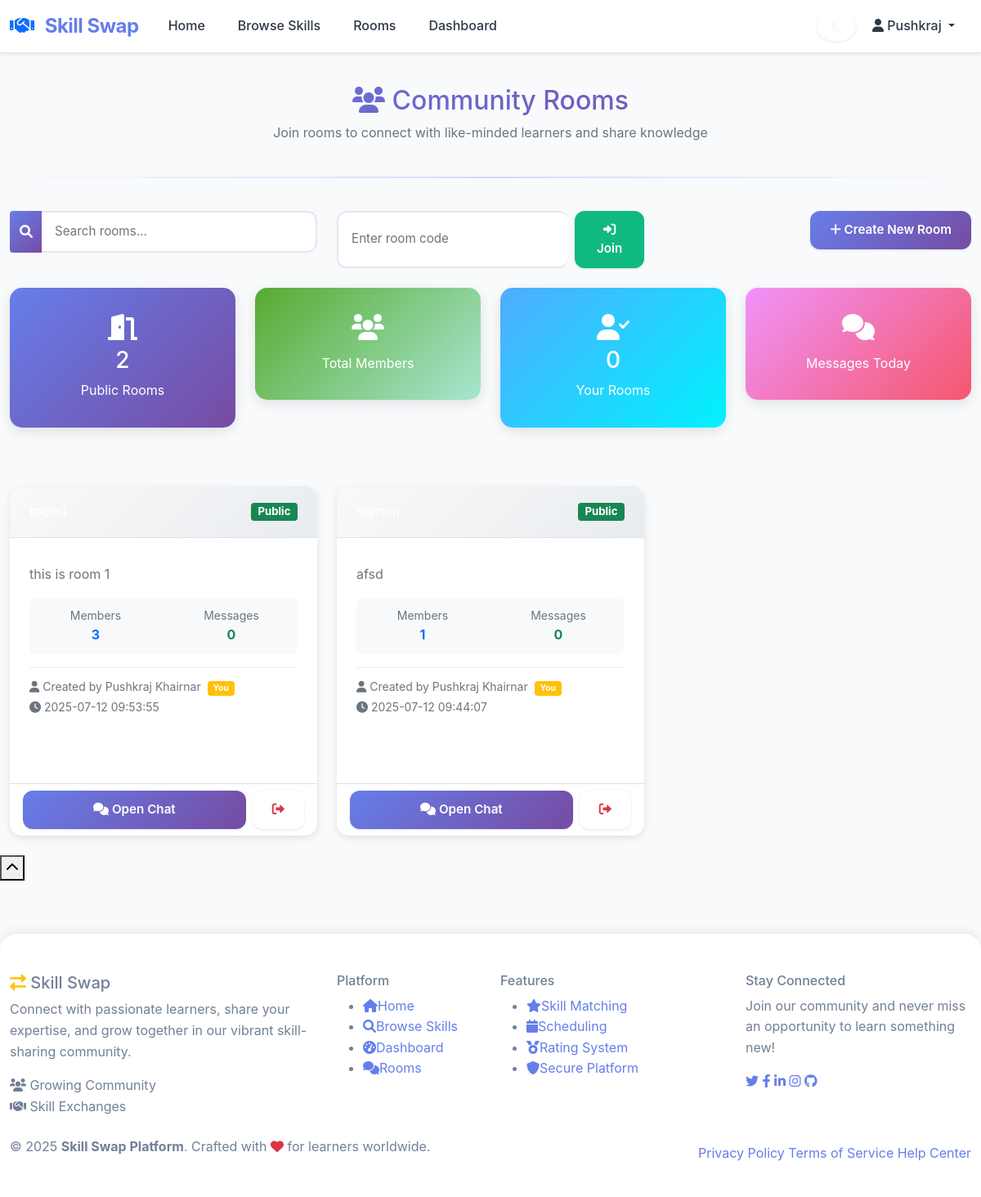
Page /rooms (signed in) on the committed database.
### tables this page shows
CREATE TABLE users (
            id INTEGER PRIMARY KEY AUTOINCREMENT,
            username TEXT UNIQUE NOT NULL,
            email TEXT UNIQUE NOT NULL,
            password_hash TEXT NOT NULL,
            name TEXT NOT NULL,
            location TEXT,
            profile_photo TEXT,
            is_public INTEGER DEFAULT 1,
            availability TEXT,
            is_admin INTEGER DEFAULT 0,
            is_banned INTEGER DEFAULT 0,
            created_at TIMESTAMP DEFAULT CURRENT_TIMESTAMP
        );

CREATE TABLE rooms (
            id INTEGER PRIMARY KEY AUTOINCREMENT,
            name TEXT NOT NULL,
            description TEXT,
            creator_id INTEGER,
            is_public INTEGER DEFAULT 1,
            room_code TEXT UNIQUE NOT NULL,
            created_at TIMESTAMP DEFAULT CURRENT_TIMESTAMP,
            FOREIGN KEY (creator_id) REFERENCES users (id)
        );

### app.py (the view)
@app.route('/rooms')
def rooms():
    if 'user_id' not in session:
        return redirect(url_for('login'))
    conn = get_db_connection()
    public_rooms = conn.execute('''
        SELECT r.*, u.name as creator_name,
               (SELECT COUNT(*) FROM room_members WHERE room_id = r.id) as member_count,
               (SELECT COUNT(*) FROM room_members WHERE room_id = r.id AND user_id = ?) as is_member
        FROM rooms r
        JOIN users u ON r.creator_id = u.id
        WHERE r.is_public = 1
        ORDER BY r.created_at DESC
    ''', (session['user_id'],)).fetchall()
    conn.close()
    return render_template('rooms.html', public_rooms=public_rooms)

### templates/rooms.html (shortened to what this page needs)
{% extends "base.html" %}
{% block content %}
<div class="row">
    <div class="col-md-12">
        <div class="page-header">
            <h2 class="gradient-text"><i class="fas fa-users"></i> Community Rooms</h2>
            <p class="text-muted">Join rooms to connect with like-minded learners and share knowledge</p>
        </div>
        <hr class="stylish-hr">
    </div>
</div>
<div class="row mb-4">
    <div class="col-md-4">
        <div class="search-box">
            <div class="input-group">
                <span class="input-group-text"><i class="fas fa-search"></i></span>
                <input type="text" class="form-control" placeholder="Search rooms..." id="roomSearch">
            </div>
        </div>
    </div>
    <div class="col-md-4">
        <div class="join-by-code">
            <form action="{{ url_for('join_room_by_code') }}" method="POST" class="d-flex">
                <input type="text" class="form-control" name="room_code" placeholder="Enter room code" required>
                <button type="submit" class="btn btn-success ms-2">
                    <i class="fas fa-sign-in-alt"></i> Join
                </button>
            </form>
        </div>
    </div>
    <div class="col-md-4 text-end">
        <button class="btn btn-primary" data-bs-toggle="modal" data-bs-target="#createRoomModal">
            <i class="fas fa-plus"></i> Create New Room
        </button>
    </div>
</div>
<div class="row mb-4">
    <div class="col-lg-3 col-md-6 mb-3">
        <div class="stat-card card bg-gradient-primary text-white">
            <div class="card-body text-center">
                <i class="fas fa-door-open fa-2x mb-2"></i>
                <h3>{{ public_rooms|length }}</h3>
                <p class="mb-0">Public Rooms</p>
            </div>
        </div>
    </div>
    <div class="col-lg-3 col-md-6 mb-3">
        <div class="stat-card card bg-gradient-success text-white">
            <div class="card-body text-center">
                <i class="fas fa-users fa-2x mb-2"></i>
                <p class="mb-0">Total Members</p>
            </div>
        </div>
    </div>
    <div class="col-lg-3 col-md-6 mb-3">
        <div class="stat-card card bg-gradient-info text-white">
            <div class="card-body text-center">
                <i class="fas fa-user-check fa-2x mb-2"></i>
                <h3>{{ user_rooms|length }}</h3>
                <p class="mb-0">Your Rooms</p>
            </div>
        </div>
    </div>
    <div class="col-lg-3 col-md-6 mb-3">
        <div class="stat-card card bg-gradient-warning text-white">
            <div class="card-body text-center">
                <i class="fas fa-comments fa-2x mb-2"></i>
                <p class="mb-0">Messages Today</p>
            </div>
        </div>
    </div>
</div>
<div class="row">
    {% if public_rooms %}
        {% for room in public_rooms %}
            <div class="col-lg-4 col-md-6 mb-4">
                <div class="room-card card h-100">
                    <div class="card-header d-flex justify-content-between align-items-center">
                        <h6 class="mb-0 text-truncate">{{ room.name }}</h6>
                        <span class="badge bg-{{ 'success' if room.is_public else 'secondary' }}">
                            {{ 'Public' if room.is_public else 'Private' }}
                        </span>
                    </div>
                    <div class="card-body">
                        <p class="card-text text-muted mb-3">
                            {{ room.description[:100] + '...' if room.description and room.description|length > 100 else room.description or 'No description available' }}
                        </p>
                        <div class="room-stats mb-3">
                            <div class="row text-center">
                                <div class="col-6">
                                    <small class="text-muted d-block">Members</small>
                                    <strong class="text-primary">{{ room.member_count }}</strong>
                                </div>
                                <div class="col-6">
                                    <small class="text-muted d-block">Messages</small>
                                    <strong class="text-success">{{ room.message_count or 0 }}</strong>
                                </div>
                            </div>
                        </div>
                        <div class="room-meta mb-3">
                            <small class="text-muted">
                                <i class="fas fa-user"></i> Created by {{ room.creator_name }}
                                {% if room.creator_id == session.user_id %}
                                    <span class="badge bg-warning ms-1">You</span>
                                {% endif %}
                            </small><br>
                            <small class="text-muted">
                                <i class="fas fa-clock"></i> {{ room.created_at }}
                            </small>
                        </div>
                    </div>
                    <div class="card-footer bg-transparent">
                        {% if room.is_member %}
                            <div class="d-flex gap-2">
                                <a href="{{ url_for('room_detail', room_id=room.id) }}" class="btn btn-primary btn-sm flex-fill">
                                    <i class="fas fa-comments"></i> Open Chat
                                </a>
                                <a href="{{ url_for('leave_room', room_id=room.id) }}" class="btn btn-outline-danger btn-sm"
                                   onclick="return confirm('Are you sure you want to leave this room?')">
                                    <i class="fas fa-sign-out-alt"></i>
                                </a>
                            </div>
                        {% else %}
                            <a href="{{ url_for('join_room', room_id=room.id) }}" class="btn btn-success btn-sm w-100">
                                <i class="fas fa-plus"></i> Join Room
                            </a>
                        {% endif %}
                    </div>
                </div>
            </div>
        {% endfor %}
    {% endif %}
</div>
{% endblock %}

### templates/base.html (shortened to what this page needs)
<!DOCTYPE html>
<html lang="en">
<head>
    <link href="https://cdn.jsdelivr.net/npm/bootstrap@5.1.3/dist/css/bootstrap.min.css" rel="stylesheet">
    <link href="https://cdnjs.cloudflare.com/ajax/libs/font-awesome/6.0.0/css/all.min.css" rel="stylesheet">
    <link href="{{ url_for('static', filename='css/style.css') }}" rel="stylesheet">
</head>
<body>
    <nav class="navbar navbar-expand-lg navbar-light bg-white fixed-top shadow-sm">
        <div class="container">
            <a class="navbar-brand fw-bold" href="{{ url_for('index') }}">
                <i class="fas fa-handshake me-2 text-primary"></i> Skill Swap
            </a>
            <div class="collapse navbar-collapse" id="navbarNav">
                <ul class="navbar-nav me-auto">
                    <li class="nav-item">
                        <a class="nav-link" href="{{ url_for('index') }}">Home</a>
                    </li>
                    <li class="nav-item">
                        <a class="nav-link" href="{{ url_for('browse_skills') }}">Browse Skills</a>
                    </li>
                    {% if session.user_id %}
                        <li class="nav-item">
                            <a class="nav-link" href="{{ url_for('rooms') }}">Rooms</a>
                        </li>
                        <li class="nav-item">
                            <a class="nav-link" href="{{ url_for('dashboard') }}">Dashboard</a>
                        </li>
                    {% endif %}
                </ul>
                <ul class="navbar-nav">
                    <li class="nav-item d-flex align-items-center ms-3">
                        <button id="themeToggle" class="btn btn-outline-light btn-sm" title="Toggle dark mode" style="border-radius: 50%; width: 38px; height: 38px; display: flex; align-items: center; justify-content: center;">
                            <i id="themeIcon" class="fas fa-moon"></i>
                        </button>
                    </li>
                    {% if session.user_id %}
                        <li class="nav-item dropdown">
                            <a class="nav-link dropdown-toggle" href="#" id="navbarDropdown" role="button"
                               data-bs-toggle="dropdown" aria-expanded="false">
                                <i class="fas fa-user"></i> {{ session.username }}
                            </a>
                        </li>
                    {% endif %}
                </ul>
            </div>
        </div>
    </nav>
    <main class="container mt-4">
        {% block content %}{% endblock %}
    </main>
    <button class="scroll-top" id="scrollTop" onclick="scrollToTop()">
        <i class="fas fa-chevron-up"></i>
    </button>
    <footer class="modern-footer">
        <div class="footer-content">
            <div class="container">
                <div class="row">
                    <div class="col-lg-4 col-md-6 mb-4">
                        <div class="footer-section">
                            <h5 class="footer-brand">
                                <i class="fas fa-exchange-alt text-warning"></i>
                                Skill Swap
                            </h5>
                            <p class="footer-description">
                                Connect with passionate learners, share your expertise, and grow together in our vibrant skill-sharing community.
                            </p>
                            <div class="footer-stats">
                                <div class="stat-item">
                                    <i class="fas fa-users"></i>
                                    <span>Growing Community</span>
                                </div>
                                <div class="stat-item">
                                    <i class="fas fa-handshake"></i>
                                    <span>Skill Exchanges</span>
                                </div>
                            </div>
                        </div>
                    </div>
                    <div class="col-lg-2 col-md-6 mb-4">
                        <div class="footer-section">
                            <h6 class="footer-title">Platform</h6>
                            <ul class="footer-links">
                                <li><a href="{{ url_for('index') }}"><i class="fas fa-home"></i>Home</a></li>
                                <li><a href="{{ url_for('browse_skills') }}"><i class="fas fa-search"></i>Browse Skills</a></li>
                                {% if session.user_id %}
                                <li><a href="{{ url_for('dashboard') }}"><i class="fas fa-tachometer-alt"></i>Dashboard</a></li>
                                <li><a href="{{ url_for('rooms') }}"><i class="fas fa-comments"></i>Rooms</a></li>
                                {% else %}
                                <li><a href="{{ url_for('register') }}"><i class="fas fa-user-plus"></i>Join Now</a></li>
                                <li><a href="{{ url_for('login') }}"><i class="fas fa-sign-in-alt"></i>Login</a></li>
                                {% endif %}
                            </ul>
                        </div>
                    </div>
                    <div class="col-lg-3 col-md-6 mb-4">
                        <div class="footer-section">
                            <h6 class="footer-title">Features</h6>
                            <ul class="footer-links">
                                <li><a href="#"><i class="fas fa-star"></i>Skill Matching</a></li>
                                <li><a href="#"><i class="fas fa-calendar"></i>Scheduling</a></li>
                                <li><a href="#"><i class="fas fa-medal"></i>Rating System</a></li>
                                <li><a href="#"><i class="fas fa-shield-alt"></i>Secure Platform</a></li>
                            </ul>
                        </div>
                    </div>
                    <div class="col-lg-3 col-md-6 mb-4">
                        <div class="footer-section">
                            <h6 class="footer-title">Stay Connected</h6>
                            <p class="footer-text">Join our community and never miss an opportunity to learn something new!</p>
                            <div class="social-links">
                                <a href="#" class="social-link" data-bs-toggle="tooltip" title="Twitter">
                                    <i class="fab fa-twitter"></i>
                                </a>
                                <a href="#" class="social-link" data-bs-toggle="tooltip" title="Facebook">
                                    <i class="fab fa-facebook-f"></i>
                                </a>
                                <a href="#" class="social-link" data-bs-toggle="tooltip" title="LinkedIn">
                                    <i class="fab fa-linkedin-in"></i>
                                </a>
                                <a href="#" class="social-link" data-bs-toggle="tooltip" title="Instagram">
                                    <i class="fab fa-instagram"></i>
                                </a>
                                <a href="#" class="social-link" data-bs-toggle="tooltip" title="GitHub">
                                    <i class="fab fa-github"></i>
                                </a>
                            </div>
                        </div>
                    </div>
                </div>
            </div>
        </div>
        <div class="footer-bottom">
            <div class="container">
                <div class="row align-items-center">
                    <div class="col-md-6">
                        <p class="footer-copyright">
                            &copy; 2025 <strong>Skill Swap Platform</strong>. Crafted with
                            <i class="fas fa-heart text-danger"></i> for learners worldwide.
                        </p>
                    </div>
                    <div class="col-md-6 text-md-end">
                        <div class="footer-links-inline">
                            <a href="#">Privacy Policy</a>
                            <a href="#">Terms of Service</a>
                            <a href="#">Help Center</a>
                        </div>
                    </div>
                </div>
            </div>
        </div>
    </footer>
</body>
</html>

### rows in the picture
users: username "Pushkraj"
rooms: is_public "Public", description "this is room 1", member_count "3", message_count "0", creator_name "Pushkraj Khairnar", shows "You", created_at "2025-07-12 09:53:55"
rooms: is_public "Public", description "afsd", member_count "1", message_count "0", creator_name "Pushkraj Khairnar", shows "You", created_at "2025-07-12 09:44:07"

### other values in the picture
{{ public_rooms|length }} "2"
{{ user_rooms|length }} "0"
